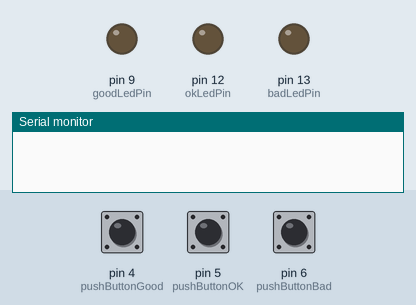
Recording of a sketch running on a simulated Arduino Uno, built with avr-gcc and run on an emulated ATmega328P. Parts: output pins drawn as LEDs (lit = HIGH), the last lines printed to the serial monitor. The test bench sets the inputs (shaded band); at power-on: pin 4 (pushButtonGood) LOW, pin 5 (pushButtonOK) LOW, pin 6 (pushButtonBad) LOW.

Above: at 1.2 s.
1.3 s: pin 4 (pushButtonGood) pulled HIGH for 0.15 s
At 1.37 s:
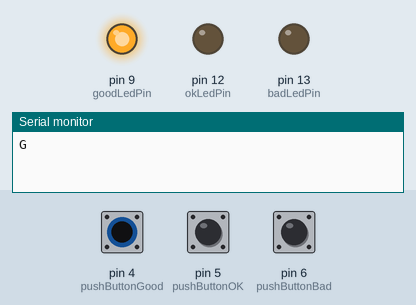
2.9 s: pin 5 (pushButtonOK) pulled HIGH for 0.15 s
At 2.97 s:
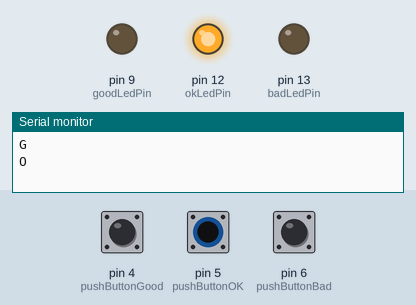
4.5 s: pin 6 (pushButtonBad) pulled HIGH for 0.15 s
At 4.57 s:
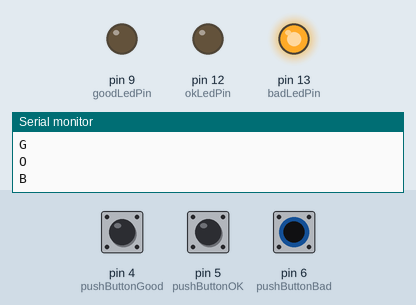
6.1 s: pin 6 (pushButtonBad) pulled HIGH for 3.2 s
At 10.5 s:
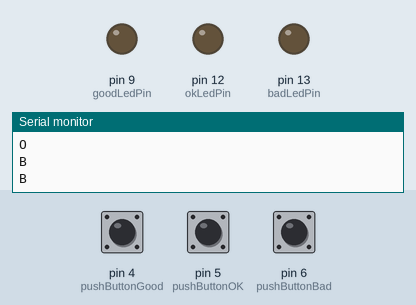
10.8 s: pin 4 (pushButtonGood) pulled HIGH for 3.2 s
At 11.8 s:
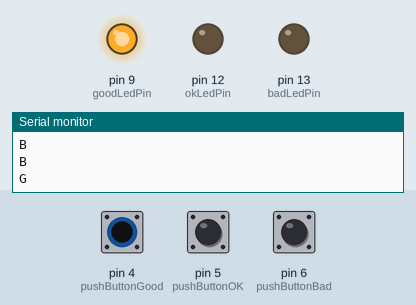
15.5 s: pin 4 (pushButtonGood) driven HIGH and pin 5 (pushButtonOK) driven HIGH
At 16.6 s:
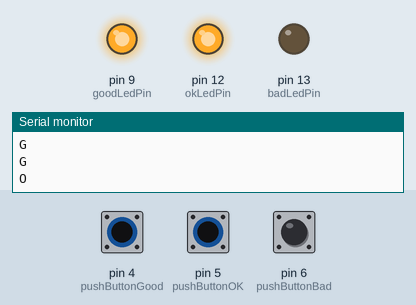
Timing chart, 0 to 18.0 s (numbered marks = the images above; inputs shaded):
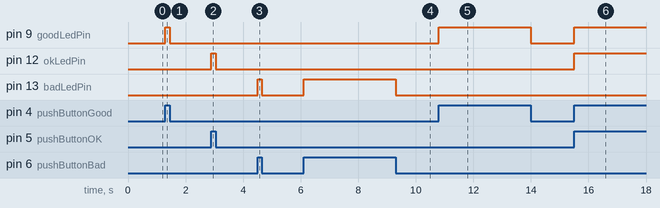

Measured:
- after the input at 1.3 s, pin 9 (goodLedPin): LOW → HIGH at once, → LOW 0.15 s later
- after the input at 2.9 s, pin 12 (okLedPin): LOW → HIGH at once, → LOW 0.15 s later
- after the input at 4.5 s, pin 13 (badLedPin): LOW → HIGH at once, → LOW 0.15 s later
- after the input at 6.1 s, pin 13 (badLedPin): LOW → HIGH at once, → LOW 3.2 s later
- after the input at 10.8 s, pin 9 (goodLedPin): LOW → HIGH at once, → LOW 3.2 s later
- after the input at 15.5 s, pin 9 (goodLedPin), pin 12 (okLedPin): LOW → HIGH at once

The sketch:

customer_feedback_led.ino
```cpp
/* Arduino customer feedback sample */

// digital pin 13 has a pushbutton attached to it. Give it a name:
int pushButtonGood = 4;
int pushButtonOK = 5;
int pushButtonBad = 6;

int goodLedPin = 9;
int okLedPin = 12;
int badLedPin = 13;

bool goodDown = false;
bool okDown = false;
bool badDown = false;
// the setup routine runs once when you press reset:
void setup() {
  // initialize serial communication at 9600 bits per second:
  Serial.begin(9600);
  // make the pushbutton's pins an input:
  pinMode(pushButtonGood, INPUT);
  pinMode(pushButtonOK, INPUT);
  pinMode(pushButtonBad, INPUT);

  // Make led pins output
  pinMode(goodLedPin, OUTPUT);
  pinMode(okLedPin, OUTPUT);
  pinMode(badLedPin, OUTPUT);
}

// the loop routine runs over and over again forever:
void loop() {
  // read the input pins:
  int buttonStateGood = digitalRead(pushButtonGood);
  int buttonStateOK = digitalRead(pushButtonOK);
  int buttonStateBad = digitalRead(pushButtonBad);

  // process the good button
  if(buttonStateGood && !goodDown) {
    goodDown = true;
    Serial.println('G');
    digitalWrite(goodLedPin, HIGH);
  } else if(!buttonStateGood && goodDown) {
    goodDown = false;
    digitalWrite(goodLedPin, LOW);
  }

  // process the OK button
  if(buttonStateOK && !okDown) {
    okDown = true;
    Serial.println('O');
    digitalWrite(okLedPin, HIGH);
  } else if(!buttonStateOK && okDown) {
    okDown = false;
    digitalWrite(okLedPin, LOW);
  }

  // process the bad button
  if(buttonStateBad && !badDown) {
    badDown = true;
    Serial.println('B');
    digitalWrite(badLedPin, HIGH);
  } else if(!buttonStateBad && badDown) {
    badDown = false;
    digitalWrite(badLedPin, LOW);
  }

  delay(1);        // delay in between reads for stability
}
```
